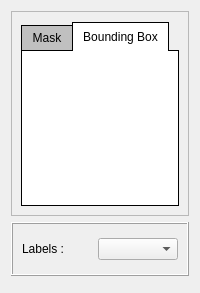
                            <widget class="QWidget" name="page_yes">
                             <layout class="QVBoxLayout" name="verticalLayout_35">
                              <item>
                               <widget class="QFrame" name="frame_13">
                                <property name="frameShape">
                                 <enum>QFrame::StyledPanel</enum>
                                </property>
                                <property name="frameShadow">
                                 <enum>QFrame::Raised</enum>
                                </property>
                                <layout class="QVBoxLayout" name="verticalLayout_36">
                                 <item>
                                  <widget class="QTabWidget" name="tabWidget_defect">
                                   <property name="minimumSize">
                                    <size>
                                     <width>0</width>
                                     <height>185</height>
                                    </size>
                                   </property>
                                   <property name="styleSheet">
                                    <string notr="true">QTabWidget::pane {
    border: 1px solid black;
    background: white;
}

QTabWidget::tab-bar:top {
    top: 1px;
}

QTabWidget::tab-bar:bottom {
    bottom: 1px;
}

QTabWidget::tab-bar:left {
    right: 1px;
}

QTabWidget::tab-bar:right {
    left: 1px;
}

QTabBar::tab {
    border: 1px solid black;
}

QTabBar::tab:selected {
    background: white;
}

QTabBar::tab:!selected {
    background: silver;
}

QTabBar::tab:!selected:hover {
    background: #999;
}

QTabBar::tab:top:!selected {
    margin-top: 3px;
}

QTabBar::tab:bottom:!selected {
    margin-bottom: 3px;
}

QTabBar::tab:top, QTabBar::tab:bottom {
    min-width: 8ex;
    margin-right: -1px;
    padding: 5px 10px 5px 10px;
}

QTabBar::tab:top:selected {
    border-bottom-color: none;
}

QTabBar::tab:bottom:selected {
    border-top-color: none;
}

QTabBar::tab:top:last, QTabBar::tab:bottom:last,
QTabBar::tab:top:only-one, QTabBar::tab:bottom:only-one {
    margin-right: 0;
}

QTabBar::tab:left:!selected {
    margin-right: 3px;
}

QTabBar::tab:right:!selected {
    margin-left: 3px;
}

QTabBar::tab:left, QTabBar::tab:right {
    min-height: 8ex;
    margin-bottom: -1px;
    padding: 10px 5px 10px 5px;
}

QTabBar::tab:left:selected {
    border-left-color: none;
}

QTabBar::tab:right:selected {
    border-right-color: none;
}

QTabBar::tab:left:last, QTabBar::tab:right:last,
QTabBar::tab:left:only-one, QTabBar::tab:right:only-one {
    margin-bottom: 0;
}</string>
                                   </property>
                                   <property name="currentIndex">
                                    <number>1</number>
                                   </property>
                                   <widget class="QWidget" name="tab">
                                    <attribute name="title">
                                     <string>Mask</string>
                                    </attribute>
                                   </widget>
                                   <widget class="QWidget" name="tab_2">
                                    <attribute name="title">
                                     <string>Bounding Box</string>
                                    </attribute>
                                   </widget>
                                  </widget>
                                 </item>
                                </layout>
                               </widget>
                              </item>
                              <item>
                               <widget class="QFrame" name="frame_15">
                                <property name="minimumSize">
                                 <size>
                                  <width>0</width>
                                  <height>54</height>
                                 </size>
                                </property>
                                <property name="frameShape">
                                 <enum>QFrame::Box</enum>
                                </property>
                                <property name="frameShadow">
                                 <enum>QFrame::Raised</enum>
                                </property>
                                <layout class="QHBoxLayout" name="horizontalLayout_22">
                                 <item>
                                  <widget class="QLabel" name="label_21">
                                   <property name="maximumSize">
                                    <size>
                                     <width>70</width>
                                     <height>16777215</height>
                                    </size>
                                   </property>
                                   <property name="text">
                                    <string>Labels :</string>
                                   </property>
                                  </widget>
                                 </item>
                                 <item>
                                  <widget class="QComboBox" name="comboBox_3"/>
                                 </item>
                                </layout>
                               </widget>
                              </item>
                              <item>
                               <widget class="QFrame" name="frame_16">
                                <property name="frameShape">
                                 <enum>QFrame::StyledPanel</enum>
                                </property>
                                <property name="frameShadow">
                                 <enum>QFrame::Raised</enum>
                                </property>
                               </widget>
                              </item>
                             </layout>
                            </widget>
